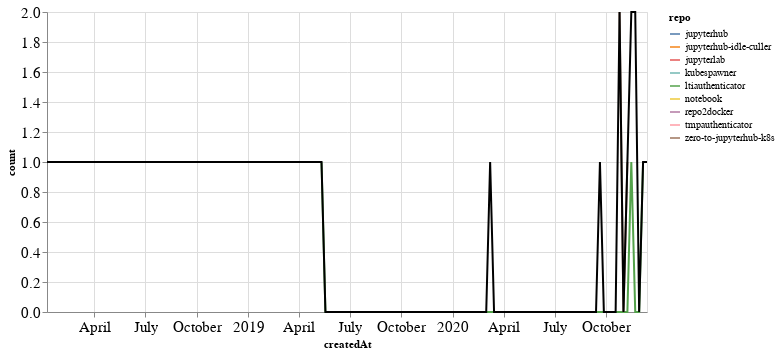

This figure's notebook cell:
### Markdown cell above
### PRs

### Code cell
prs_time = prs.groupby('repo').resample('W', on='createdAt').count()['author'].reset_index()
prs_time = prs_time.rename(columns={'author': 'count'})
prs_time_total = prs_time.groupby('createdAt').agg({"count": "sum"}).reset_index()

ch1 = alt.Chart(prs_time, width=600).mark_line().encode(
    x='createdAt',
    y='count',
    color='repo',
    tooltip="repo"
)

ch2 = alt.Chart(prs_time_total, width=600).mark_line(color="black").encode(
    x='createdAt',
    y='count',
)

ch1 + ch2

### Figure 1 — Vega-Lite specification as saved in the notebook (floating-point values rounded to 4 significant figures)
{"config": {"axisLeft": {"labelFontSize": 15}, "axisBottom": {"labelFontSize": 15}}, "layer": [{"data": {"name": "data-9a71eecc25f0123615ec48389ffe0877"}, "mark": "line", "encoding": {"color": {"type": "nominal", "field": "repo"}, "tooltip": {"type": "nominal", "field": "repo"}, "x": {"type": "temporal", "field": "createdAt"}, "y": {"type": "quantitative", "field": "count"}}, "width": 600}, {"data": {"name": "data-ec3c4d0eba5e0fbed12db0e843f8be37"}, "mark": {"type": "line", "color": "black"}, "encoding": {"x": {"type": "temporal", "field": "createdAt"}, "y": {"type": "quantitative", "field": "count"}}, "width": 600}], "$schema": "https://vega.github.io/schema/vega-lite/v4.8.1.json", "datasets": {"data-9a71eecc25f0123615ec48389ffe0877": [{"repo": "jupyterhub", "createdAt": "2020-09-20T00:00:00", "count": 1}, {"repo": "jupyterhub-idle-culler", "createdAt": "2020-11-15T00:00:00", "count": 1}, {"repo": "jupyterlab", "createdAt": "2020-11-22T00:00:00", "count": 1}, {"repo": "kubespawner", "createdAt": "2018-01-07T00:00:00", "count": 1}, {"repo": "ltiauthenticator", "createdAt": "2019-05-12T00:00:00", "count": 1}, {"repo": "ltiauthenticator", "createdAt": "2019-05-19T00:00:00", "count": 0}, {"repo": "ltiauthenticator", "createdAt": "2019-05-26T00:00:00", "count": 0}, {"repo": "ltiauthenticator", "createdAt": "2019-06-02T00:00:00", "count": 0}, {"repo": "ltiauthenticator", "createdAt": "2019-06-09T00:00:00", "count": 0}, {"repo": "ltiauthenticator", "createdAt": "2019-06-16T00:00:00", "count": 0}, {"repo": "ltiauthenticator", "createdAt": "2019-06-23T00:00:00", "count": 0}, {"repo": "ltiauthenticator", "createdAt": "2019-06-30T00:00:00", "count": 0}, {"repo": "ltiauthenticator", "createdAt": "2019-07-07T00:00:00", "count": 0}, {"repo": "ltiauthenticator", "createdAt": "2019-07-14T00:00:00", "count": 0}, {"repo": "ltiauthenticator", "createdAt": "2019-07-21T00:00:00", "count": 0}, {"repo": "ltiauthenticator", "createdAt": "2019-07-28T00:00:00", "count": 0}, {"repo": "ltiauthenticator", "createdAt": "2019-08-04T00:00:00", "count": 0}, {"repo": "ltiauthenticator", "createdAt": "2019-08-11T00:00:00", "count": 0}, {"repo": "ltiauthenticator", "createdAt": "2019-08-18T00:00:00", "count": 0}, {"repo": "ltiauthenticator", "createdAt": "2019-08-25T00:00:00", "count": 0}, {"repo": "ltiauthenticator", "createdAt": "2019-09-01T00:00:00", "count": 0}, {"repo": "ltiauthenticator", "createdAt": "2019-09-08T00:00:00", "count": 0}, {"repo": "ltiauthenticator", "createdAt": "2019-09-15T00:00:00", "count": 0}, {"repo": "ltiauthenticator", "createdAt": "2019-09-22T00:00:00", "count": 0}, {"repo": "ltiauthenticator", "createdAt": "2019-09-29T00:00:00", "count": 0}, {"repo": "ltiauthenticator", "createdAt": "2019-10-06T00:00:00", "count": 0}, {"repo": "ltiauthenticator", "createdAt": "2019-10-13T00:00:00", "count": 0}, {"repo": "ltiauthenticator", "createdAt": "2019-10-20T00:00:00", "count": 0}, {"repo": "ltiauthenticator", "createdAt": "2019-10-27T00:00:00", "count": 0}, {"repo": "ltiauthenticator", "createdAt": "2019-11-03T00:00:00", "count": 0}, {"repo": "ltiauthenticator", "createdAt": "2019-11-10T00:00:00", "count": 0}, {"repo": "ltiauthenticator", "createdAt": "2019-11-17T00:00:00", "count": 0}, {"repo": "ltiauthenticator", "createdAt": "2019-11-24T00:00:00", "count": 0}, {"repo": "ltiauthenticator", "createdAt": "2019-12-01T00:00:00", "count": 0}, {"repo": "ltiauthenticator", "createdAt": "2019-12-08T00:00:00", "count": 0}, {"repo": "ltiauthenticator", "createdAt": "2019-12-15T00:00:00", "count": 0}, {"repo": "ltiauthenticator", "createdAt": "2019-12-22T00:00:00", "count": 0}, {"repo": "ltiauthenticator", "createdAt": "2019-12-29T00:00:00", "count": 0}, {"repo": "ltiauthenticator", "createdAt": "2020-01-05T00:00:00", "count": 0}, {"repo": "ltiauthenticator", "createdAt": "2020-01-12T00:00:00", "count": 0}, {"repo": "ltiauthenticator", "createdAt": "2020-01-19T00:00:00", "count": 0}, {"repo": "ltiauthenticator", "createdAt": "2020-01-26T00:00:00", "count": 0}, {"repo": "ltiauthenticator", "createdAt": "2020-02-02T00:00:00", "count": 0}, {"repo": "ltiauthenticator", "createdAt": "2020-02-09T00:00:00", "count": 0}, {"repo": "ltiauthenticator", "createdAt": "2020-02-16T00:00:00", "count": 0}, {"repo": "ltiauthenticator", "createdAt": "2020-02-23T00:00:00", "count": 0}, {"repo": "ltiauthenticator", "createdAt": "2020-03-01T00:00:00", "count": 0}, {"repo": "ltiauthenticator", "createdAt": "2020-03-08T00:00:00", "count": 0}, {"repo": "ltiauthenticator", "createdAt": "2020-03-15T00:00:00", "count": 0}, {"repo": "ltiauthenticator", "createdAt": "2020-03-22T00:00:00", "count": 0}, {"repo": "ltiauthenticator", "createdAt": "2020-03-29T00:00:00", "count": 0}, {"repo": "ltiauthenticator", "createdAt": "2020-04-05T00:00:00", "count": 0}, {"repo": "ltiauthenticator", "createdAt": "2020-04-12T00:00:00", "count": 0}, {"repo": "ltiauthenticator", "createdAt": "2020-04-19T00:00:00", "count": 0}, {"repo": "ltiauthenticator", "createdAt": "2020-04-26T00:00:00", "count": 0}, {"repo": "ltiauthenticator", "createdAt": "2020-05-03T00:00:00", "count": 0}, {"repo": "ltiauthenticator", "createdAt": "2020-05-10T00:00:00", "count": 0}, {"repo": "ltiauthenticator", "createdAt": "2020-05-17T00:00:00", "count": 0}, {"repo": "ltiauthenticator", "createdAt": "2020-05-24T00:00:00", "count": 0}, {"repo": "ltiauthenticator", "createdAt": "2020-05-31T00:00:00", "count": 0}, {"repo": "ltiauthenticator", "createdAt": "2020-06-07T00:00:00", "count": 0}, {"repo": "ltiauthenticator", "createdAt": "2020-06-14T00:00:00", "count": 0}, {"repo": "ltiauthenticator", "createdAt": "2020-06-21T00:00:00", "count": 0}, {"repo": "ltiauthenticator", "createdAt": "2020-06-28T00:00:00", "count": 0}, {"repo": "ltiauthenticator", "createdAt": "2020-07-05T00:00:00", "count": 0}, {"repo": "ltiauthenticator", "createdAt": "2020-07-12T00:00:00", "count": 0}, {"repo": "ltiauthenticator", "createdAt": "2020-07-19T00:00:00", "count": 0}, {"repo": "ltiauthenticator", "createdAt": "2020-07-26T00:00:00", "count": 0}, {"repo": "ltiauthenticator", "createdAt": "2020-08-02T00:00:00", "count": 0}, {"repo": "ltiauthenticator", "createdAt": "2020-08-09T00:00:00", "count": 0}, {"repo": "ltiauthenticator", "createdAt": "2020-08-16T00:00:00", "count": 0}, {"repo": "ltiauthenticator", "createdAt": "2020-08-23T00:00:00", "count": 0}, {"repo": "ltiauthenticator", "createdAt": "2020-08-30T00:00:00", "count": 0}, {"repo": "ltiauthenticator", "createdAt": "2020-09-06T00:00:00", "count": 0}, {"repo": "ltiauthenticator", "createdAt": "2020-09-13T00:00:00", "count": 0}, {"repo": "ltiauthenticator", "createdAt": "2020-09-20T00:00:00", "count": 0}, {"repo": "ltiauthenticator", "createdAt": "2020-09-27T00:00:00", "count": 0}, {"repo": "ltiauthenticator", "createdAt": "2020-10-04T00:00:00", "count": 0}, {"repo": "ltiauthenticator", "createdAt": "2020-10-11T00:00:00", "count": 0}, {"repo": "ltiauthenticator", "createdAt": "2020-10-18T00:00:00", "count": 0}, {"repo": "ltiauthenticator", "createdAt": "2020-10-25T00:00:00", "count": 0}, {"repo": "ltiauthenticator", "createdAt": "2020-11-01T00:00:00", "count": 0}, {"repo": "ltiauthenticator", "createdAt": "2020-11-08T00:00:00", "count": 0}, {"repo": "ltiauthenticator", "createdAt": "2020-11-15T00:00:00", "count": 1}, {"repo": "ltiauthenticator", "createdAt": "2020-11-22T00:00:00", "count": 0}, {"repo": "ltiauthenticator", "createdAt": "2020-11-29T00:00:00", "count": 0}, {"repo": "ltiauthenticator", "createdAt": "2020-12-06T00:00:00", "count": 1}, {"repo": "notebook", "createdAt": "2020-11-22T00:00:00", "count": 1}, {"repo": "repo2docker", "createdAt": "2020-03-08T00:00:00", "count": 1}, {"repo": "tmpauthenticator", "createdAt": "2020-12-13T00:00:00", "count": 1}, {"repo": "zero-to-jupyterhub-k8s", "createdAt": "2020-10-25T00:00:00", "count": 2}, {"repo": "zero-to-jupyterhub-k8s", "createdAt": "2020-11-01T00:00:00", "count": 0}, {"repo": "zero-to-jupyterhub-k8s", "createdAt": "2020-11-08T00:00:00", "count": 1}], "data-ec3c4d0eba5e0fbed12db0e843f8be37": [{"createdAt": "2018-01-07T00:00:00", "count": 1}, {"createdAt": "2019-05-12T00:00:00", "count": 1}, {"createdAt": "2019-05-19T00:00:00", "count": 0}, {"createdAt": "2019-05-26T00:00:00", "count": 0}, {"createdAt": "2019-06-02T00:00:00", "count": 0}, {"createdAt": "2019-06-09T00:00:00", "count": 0}, {"createdAt": "2019-06-16T00:00:00", "count": 0}, {"createdAt": "2019-06-23T00:00:00", "count": 0}, {"createdAt": "2019-06-30T00:00:00", "count": 0}, {"createdAt": "2019-07-07T00:00:00", "count": 0}, {"createdAt": "2019-07-14T00:00:00", "count": 0}, {"createdAt": "2019-07-21T00:00:00", "count": 0}, {"createdAt": "2019-07-28T00:00:00", "count": 0}, {"createdAt": "2019-08-04T00:00:00", "count": 0}, {"createdAt": "2019-08-11T00:00:00", "count": 0}, {"createdAt": "2019-08-18T00:00:00", "count": 0}, {"createdAt": "2019-08-25T00:00:00", "count": 0}, {"createdAt": "2019-09-01T00:00:00", "count": 0}, {"createdAt": "2019-09-08T00:00:00", "count": 0}, {"createdAt": "2019-09-15T00:00:00", "count": 0}, {"createdAt": "2019-09-22T00:00:00", "count": 0}, {"createdAt": "2019-09-29T00:00:00", "count": 0}, {"createdAt": "2019-10-06T00:00:00", "count": 0}, {"createdAt": "2019-10-13T00:00:00", "count": 0}, {"createdAt": "2019-10-20T00:00:00", "count": 0}, {"createdAt": "2019-10-27T00:00:00", "count": 0}, {"createdAt": "2019-11-03T00:00:00", "count": 0}, {"createdAt": "2019-11-10T00:00:00", "count": 0}, {"createdAt": "2019-11-17T00:00:00", "count": 0}, {"createdAt": "2019-11-24T00:00:00", "count": 0}, {"createdAt": "2019-12-01T00:00:00", "count": 0}, {"createdAt": "2019-12-08T00:00:00", "count": 0}, {"createdAt": "2019-12-15T00:00:00", "count": 0}, {"createdAt": "2019-12-22T00:00:00", "count": 0}, {"createdAt": "2019-12-29T00:00:00", "count": 0}, {"createdAt": "2020-01-05T00:00:00", "count": 0}, {"createdAt": "2020-01-12T00:00:00", "count": 0}, {"createdAt": "2020-01-19T00:00:00", "count": 0}, {"createdAt": "2020-01-26T00:00:00", "count": 0}, {"createdAt": "2020-02-02T00:00:00", "count": 0}, {"createdAt": "2020-02-09T00:00:00", "count": 0}, {"createdAt": "2020-02-16T00:00:00", "count": 0}, {"createdAt": "2020-02-23T00:00:00", "count": 0}, {"createdAt": "2020-03-01T00:00:00", "count": 0}, {"createdAt": "2020-03-08T00:00:00", "count": 1}, {"createdAt": "2020-03-15T00:00:00", "count": 0}, {"createdAt": "2020-03-22T00:00:00", "count": 0}, {"createdAt": "2020-03-29T00:00:00", "count": 0}, {"createdAt": "2020-04-05T00:00:00", "count": 0}, {"createdAt": "2020-04-12T00:00:00", "count": 0}, {"createdAt": "2020-04-19T00:00:00", "count": 0}, {"createdAt": "2020-04-26T00:00:00", "count": 0}, {"createdAt": "2020-05-03T00:00:00", "count": 0}, {"createdAt": "2020-05-10T00:00:00", "count": 0}, {"createdAt": "2020-05-17T00:00:00", "count": 0}, {"createdAt": "2020-05-24T00:00:00", "count": 0}, {"createdAt": "2020-05-31T00:00:00", "count": 0}, {"createdAt": "2020-06-07T00:00:00", "count": 0}, {"createdAt": "2020-06-14T00:00:00", "count": 0}, {"createdAt": "2020-06-21T00:00:00", "count": 0}, {"createdAt": "2020-06-28T00:00:00", "count": 0}, {"createdAt": "2020-07-05T00:00:00", "count": 0}, {"createdAt": "2020-07-12T00:00:00", "count": 0}, {"createdAt": "2020-07-19T00:00:00", "count": 0}, {"createdAt": "2020-07-26T00:00:00", "count": 0}, {"createdAt": "2020-08-02T00:00:00", "count": 0}, {"createdAt": "2020-08-09T00:00:00", "count": 0}, {"createdAt": "2020-08-16T00:00:00", "count": 0}, {"createdAt": "2020-08-23T00:00:00", "count": 0}, {"createdAt": "2020-08-30T00:00:00", "count": 0}, {"createdAt": "2020-09-06T00:00:00", "count": 0}, {"createdAt": "2020-09-13T00:00:00", "count": 0}, {"createdAt": "2020-09-20T00:00:00", "count": 1}, {"createdAt": "2020-09-27T00:00:00", "count": 0}, {"createdAt": "2020-10-04T00:00:00", "count": 0}, {"createdAt": "2020-10-11T00:00:00", "count": 0}, {"createdAt": "2020-10-18T00:00:00", "count": 0}, {"createdAt": "2020-10-25T00:00:00", "count": 2}, {"createdAt": "2020-11-01T00:00:00", "count": 0}, {"createdAt": "2020-11-08T00:00:00", "count": 1}, {"createdAt": "2020-11-15T00:00:00", "count": 2}, {"createdAt": "2020-11-22T00:00:00", "count": 2}, {"createdAt": "2020-11-29T00:00:00", "count": 0}, {"createdAt": "2020-12-06T00:00:00", "count": 1}, {"createdAt": "2020-12-13T00:00:00", "count": 1}]}}
